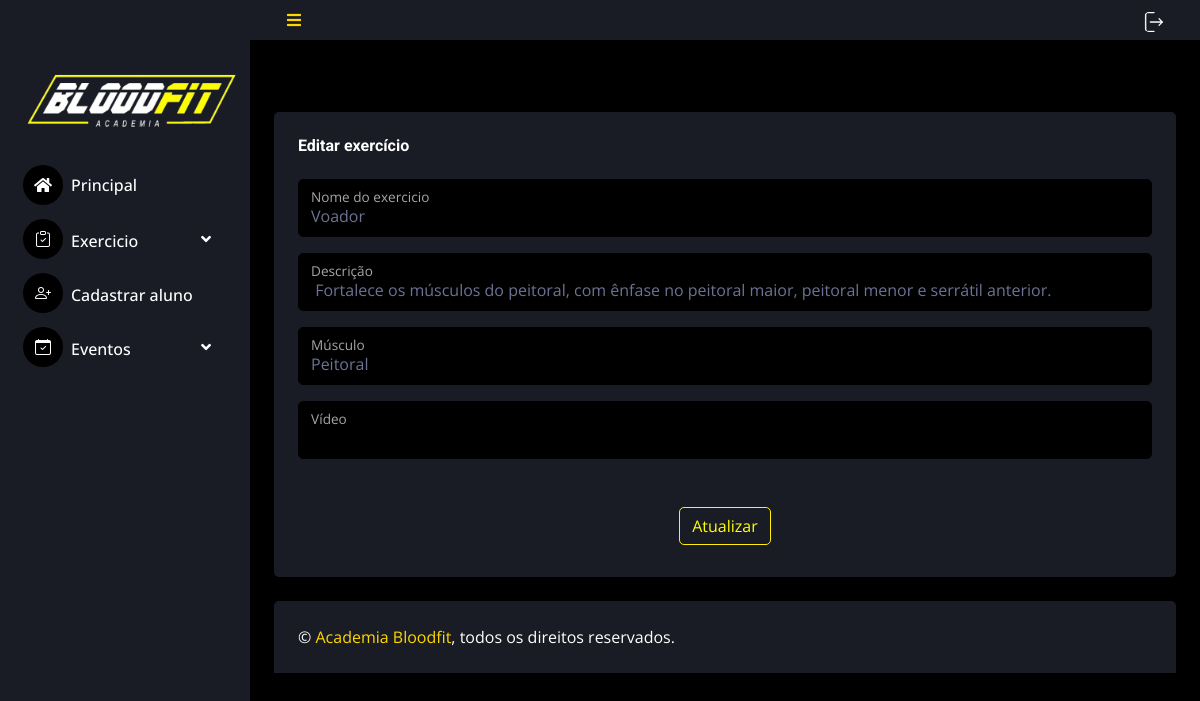
/admin/editar_exercicio.php?id_exercicio=1 (signed in), run on the app's committed database.
### tables this page shows
CREATE TABLE `exercicios` (
  `id_exercicio` int(3) NOT NULL,
  `nome_exercicio` varchar(50) NOT NULL,
  `descricao_exercicio` varchar(150) NOT NULL,
  `musculo_exercicio` varchar(20) NOT NULL,
  `link_exercicio` varchar(80) NOT NULL
);

### admin/editar_exercicio.php (the view, shortened to what this page needs)
<?php
include_once('include/header.php');
if(isset($_GET['id_exercicio'])){
  $id_exercicio = $_GET['id_exercicio'];
  $sql = "SELECT * FROM exercicios WHERE id_exercicio = ?";
  $stmt = mysqli_prepare($_SESSION['conexao'], $sql);
  mysqli_stmt_bind_param($stmt, "i", $id_exercicio);
  mysqli_stmt_execute($stmt);
  $rodar_sql = mysqli_stmt_get_result($stmt);
  $resp_sql = mysqli_fetch_array($rodar_sql, MYSQLI_ASSOC);
}
?>
<br><br>
<div class="container-fluid pt-4 px-4">
<div class="bg-secondary rounded h-80 p-4">
                            <h6 class="mb-4">Editar exercício</h6>
  <form action="editar_exercicio" method="post">
                  <div class="form-floating mb-3">
                      <input type="text" name="nome_exercicio" class="form-control" value="<?=$resp_sql['nome_exercicio']?>">
                      <label>Nome do exercicio</label>
                  </div>
                  <div class="form-floating mb-3">
                      <input type="text" name="descricao_exercicio" class="form-control"  value="<?=$resp_sql['descricao_exercicio']?>">
                      <label>Descrição</label>
                  </div>
                  <div class="form-floating mb-3">
                      <input type="text" name="musculo_exercicio" class="form-control" value="<?=$resp_sql['musculo_exercicio']?>">
                      <label>Músculo</label>
                  </div>
                  <div class="form-floating mb-3">
                      <input type="text" name="link_exercicio" class="form-control"  value="<?=$resp_sql['link_exercicio']?>">
                      <label>Vídeo</label>
                  </div>
                  <center> <br><button type="submit" class="btn btn-outline-warning m-2" value="Atualizar">Atualizar</button> </center>
              </div>
</div>
<?php
include_once 'include/footer.php';
?>

### css/style.css (style rules this page uses)
:root { --primary: #fbff00; --secondary: #191C24; --light: #6C7293; --dark: #000000; }
.btn { transition: .5s; }

### data on the page
exercicios: nome_exercicio "Voador", descricao_exercicio "Fortalece os músculos do peitoral, com ênfase no peitoral maior, peitoral menor e serrátil anterior.", musculo_exercicio "Peitoral"
